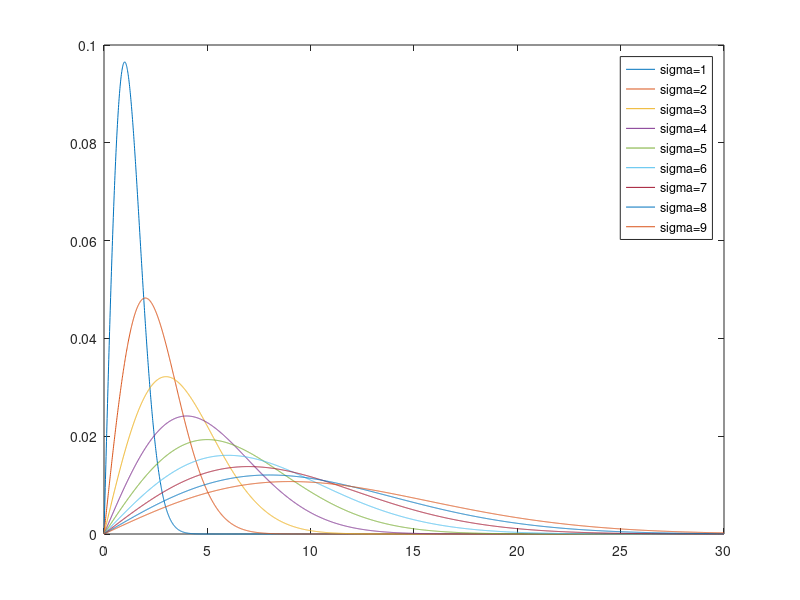

This chart was generated by the following MATLAB code:
sigma = 1:9;
V = 0:0.01:30;
for i = 1:length(sigma)
p_v(i,:) = (V./(2.*pi.*(sigma(i).^2))).*(exp(-(V.^2)./(2*(sigma(i).^2))));
end
figure(1)
for i = 1:length(sigma)
    
    plot(V,p_v(i,:))
    hold on
    
end
hold off
legend('sigma=1','sigma=2','sigma=3','sigma=4','sigma=5','sigma=6','sigma=7','sigma=8','sigma=9')
